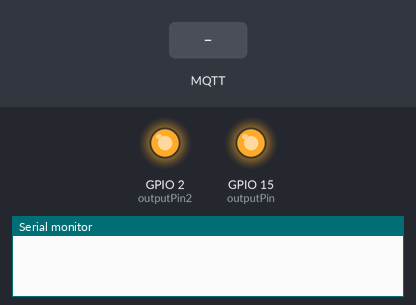
Bench run of a sketch on a simulated ESP32. On the bench: output pins drawn as LEDs (lit = HIGH), the last lines printed to the serial monitor. The inputs (shaded band) are chosen by the test bench. No MQTT or app messages arrive unless stated.

Above: at 2.3 s.
2.4 s: MQTT message "1" arrives on the first subscribed topic
At 3.2 s:
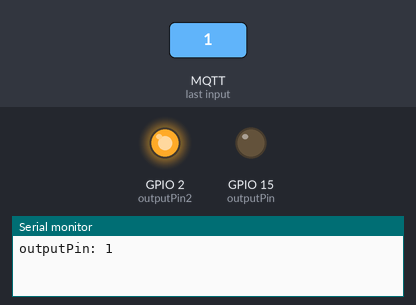
3.9 s: MQTT message "on" arrives on the second subscribed topic
At 4.3 s:
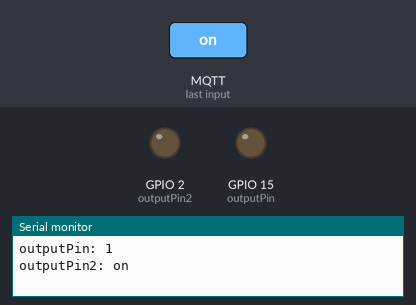
5.4 s: MQTT message "0" arrives on the first subscribed topic
At 6.6 s:
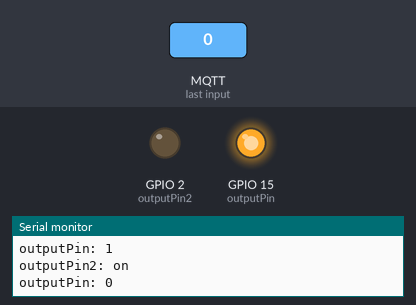
6.9 s: MQTT message "2" arrives on the first subscribed topic
At 7.8 s:
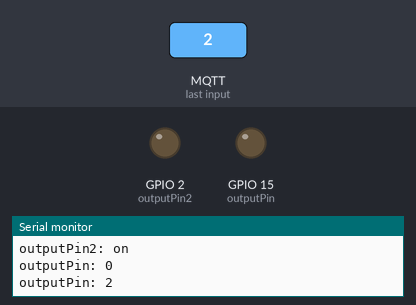
8.4 s: MQTT message "0" arrives on the second subscribed topic
At 8.9 s:
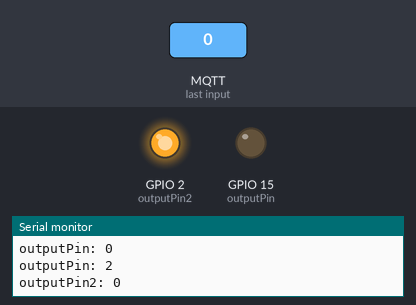
Timing chart, 0 to 10.9 s (numbered marks = the images above; inputs shaded):
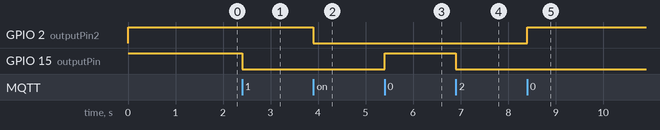

Measured:
- after the input at 2.4 s, GPIO 15 (outputPin): HIGH → LOW at once
- after the input at 3.9 s, GPIO 2 (outputPin2): HIGH → LOW at once
- after the input at 5.4 s, GPIO 15 (outputPin): LOW → HIGH at once
- after the input at 6.9 s, GPIO 15 (outputPin): HIGH → LOW at once
- after the input at 8.4 s, GPIO 2 (outputPin2): LOW → HIGH at once

The sketch:

SimpleMQTTClient.ino
```cpp
/*
  SimpleMQTTClient.ino
  The purpose of this exemple is to illustrate a simple handling of MQTT and Wifi connection.
  Once it connects successfully to a Wifi network and a MQTT broker, it subscribe to a topic and send a message to it.
  It will also send a message delayed 5 seconds later.
*/

#include "EspMQTTClient.h"

EspMQTTClient client(
  "Quarto_Pais",
  "fazendasolar",
  "192.168.10.36",  // MQTT Broker server ip
  "",   // Can be omitted if not needed
  "",   // Can be omitted if not needed
  "esp32",     // Client name that uniquely identify your device
  1883              // The MQTT port, default to 1883. this line can be omitted
);

int outputPin = 15;
int outputPin2 = 2;

void setup()
{
  Serial.begin(9600);

  // Optionnal functionnalities of EspMQTTClient :
  client.enableDebuggingMessages(); // Enable debugging messages sent to serial output
  client.enableHTTPWebUpdater(); // Enable the web updater. User and password default to values of MQTTUsername and MQTTPassword. These can be overrited with enableHTTPWebUpdater("user", "password").
  client.enableLastWillMessage("TestClient/lastwill", "I am going offline");  // You can activate the retain flag by setting the third parameter to true
  pinMode(outputPin, OUTPUT);
  digitalWrite(outputPin, HIGH);
  pinMode(outputPin2, OUTPUT);
  digitalWrite(outputPin2, HIGH);
}

// This function is called once everything is connected (Wifi and MQTT)
// WARNING : YOU MUST IMPLEMENT IT IF YOU USE EspMQTTClient
void onConnectionEstablished()
{
  // Subscribe to "mytopic/test" and display received message to Serial
  client.subscribe("pc/data/quarto", [](const String & payload) {
    digitalWrite(outputPin, (payload == "0")?(HIGH):(LOW));
    Serial.print("outputPin: ");
    Serial.println(payload);
  });

  client.subscribe("pc/data/escada", [](const String & payload) {
    digitalWrite(outputPin2, (payload == "0")?(HIGH):(LOW));
    Serial.print("outputPin2: ");
    Serial.println(payload);
  });

  // Subscribe to "mytopic/wildcardtest/#" and display received message to Serial
  //client.subscribe("mytopic/wildcardtest/#", [](const String & topic, const String & payload) {
  //  Serial.println(topic + ": " + payload);
  //});

  // Publish a message to "mytopic/test"
  //client.publish("esp32/data", "Message"); // You can activate the retain flag by setting the third parameter to true

  // Execute delayed instructions
  //client.executeDelayed(5 * 1000, []() {
  //  client.publish("mytopic/test", "This is a message sent 5 seconds later");
  //});
}

void loop()
{
  client.loop();
}
```
